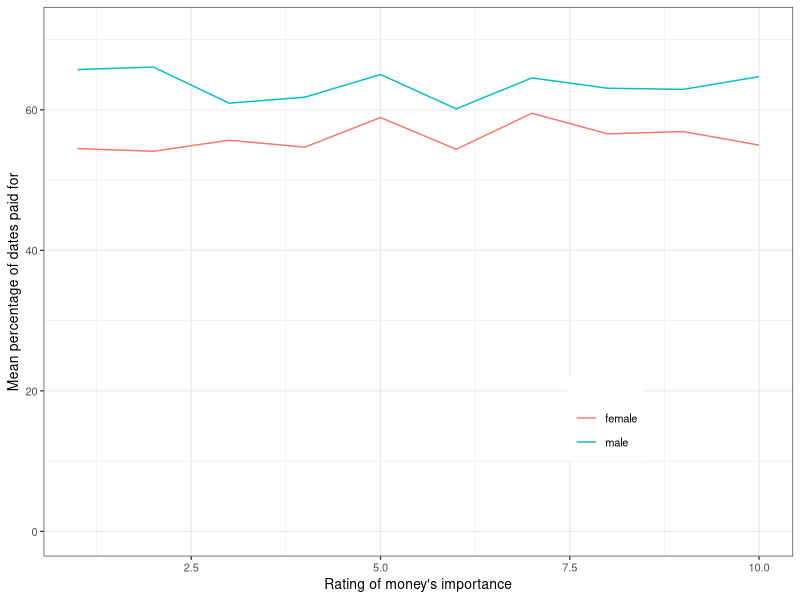

Recreate this plot in R. (Note: a time limit stopped this script after it produced the figure.)
## ----setup, echo = FALSE, results = "hide"-------------------------------
##allows to knit with errors for pedagogical purposes
knitr::opts_chunk$set(error = TRUE)

## ------------------------------------------------------------------------
# Create a vector filled with random values
# we want to use a loop to get the square of this vector
vector1 <- c(10, 20, 30, 40, 50)

# how to write a loop

vector.sq <- c()
# step 1, workshop the loop with a single data point
#for(i in 1:length(vector1)) {
  # 1st element of `vector11` squared into `1st`-th position of `vector.sq`
  vector.sq[1] <- vector1[1] * vector1[1]
#}

vector.sq

# then try again with another data point, imitating how the loop would cycle through the index
# step 2, workshop the loop with another data point
#for(i in 1:length(vector1)) {
  # 2nd element of `vector11` squared into `2nd' position of `vector.sq`
  vector.sq[2] <- vector1[2] * vector1[2]
#}

vector.sq

# notice how all the number that index where the number is is changing in a consistent fashion in the loop
# this ia a key characteristic of for loops

#putting it together with i in place of actual index

# Initialize results
vector.sq <- c()
for(i in 1:length(vector1)) {
  # i-th element of `vector11` squared into `i`-th position of `vector.sq`
  vector.sq[i] <- vector1[i] * vector1[i]
}

vector.sq

## ---- results = "hide", echo = FALSE, warning = FALSE, message = FALSE----
##set size-related parameters and load ANES data
##load anes data
library(magrittr)
library(dplyr)
library(purrr)
library(tibble)
setwd("~/Dropbox/MethodsCamp/2018/Programming Lectures/Day2Programming")
addh <- read.csv("addhealthlec1.csv")

##size
knitr::knit_hooks$set(mysize = function(before, options, envir) {
  if (before) 
    return(options$size)
})

## ---- mysize = TRUE, size = '\\scriptsize'-------------------------------
##how we would do manually
femdebt <-  length(unique(addh$love[addh$gender == "female" & 
                                      addh$debt == "yesdebt"]))
femdebt
femnodebt <- length(unique(addh$love[addh$gender == "female" &
                                       addh$debt == "nodebt"]))
femnodebt
maledebt <- length(unique(addh$love[addh$gender == "male" & 
                                      addh$debt == "yesdebt"]))
maledebt
malenodebt <- length(unique(addh$love[addh$gender == "male" &
                                        addh$debt == "nodebt"]))
malenodebt

## ---- mysize = TRUE, size = '\\scriptsize'-------------------------------
#focusing on two cases
femdebt <-  length(unique(addh$love[addh$gender == "female" & 
                                      addh$debt == "yesdebt"]))
maledebt <- length(unique(addh$love[addh$gender == "male" & 
                                      addh$debt == "yesdebt"]))

## ---- mysize = TRUE, size = '\\scriptsize'-------------------------------
# Our custom function!
# x here is our placeholder for things we want to function to take in
nunique <- function(x){
  length(unique(x))
  }

## ---- mysize = TRUE, size = '\\scriptsize'-------------------------------
# less efficient way to feed the function the appropriate vectors
nunique(x = addh$love[addh$gender == "female" & addh$debt == "nodebt"])
nunique(x = addh$love[addh$gender == "male" & addh$debt == "nodebt"])
# etc...

## ---- mysize = TRUE, size = '\\scriptsize'-------------------------------
# more efficient way to apply, specify name of function
Tapply.output <- tapply(addh$love, list(addh$gender, addh$debt),
                  mean) 

class(Tapply.output)
# include function directly in command
tapply(addh$love, list(addh$gender, addh$debt),
                  function(x){length(unique(x))}) 
# how we would do this in Tidyverse?
#tidyverse.output <- 
  
addh %>%
  split(list(.$gender, .$debt)) %>%
  map(~nunique(.$love))

# alternatively 
addh %>%
  plyr::dlply(c("gender", "debt")) %>%
  map(~nunique(.$love))

# or my favorite way 
addh %>%
  group_by(gender, debt) %>%
  summarise(unique.love.responses = nunique(love))


## ---- mysize = TRUE, size = '\\tiny'-------------------------------------
set.seed(1234)
sampmat <- matrix(NA, nrow = 15, ncol = 10)
# iterate through each row of the matrix
for(i in 1:nrow(sampmat)){
  # and fill it with a sample of size 10 from the data
  drawof10 <- sample(addh$money, size = 10, replace= FALSE)
  # note that because each i-th sample is filling a row,
  # we add that sample to the matrix by indexing the i-th row
  sampmat[i, ] <- drawof10
}
head(sampmat, 2) #object we want stored
head(drawof10, 2) #useless intermediate objects, could use remove() to clean

#remove(paycol)
## ---- mysize = TRUE, size = '\\scriptsize'-------------------------------
##extract relevant columns
addh2 <- addh[, c("age", "paypercent")]

##find the mean of the columns using apply
apply(addh2, MARGIN = 2, FUN = function(x){mean(x)})

mean(addh2$age)
mean(addh2$paypercent)
##could also subset directly inside the apply
##to do in one step
apply(addh[, c("age", "paypercent")], 2, function(x){mean(x)})

addh %>% 
  summarise(mean.age = mean(age), mean.paypercent = mean(paypercent))

##find the mean of the columns using colmeans
# short built in base R function for using tapply for means in array
colMeans(addh2)

## ---- mysize = TRUE, size = '\\scriptsize'-------------------------------
# create a logged pay percent and log income
loginclogpay <- apply(addh[, c("income", "paypercent")], c(1, 2), log)
# view the output of apply and check its class
head(loginclogpay, 3)
# Do this in Tidyverse
TV.loginclogpay <- addh %>% 
  select(income, paypercent) %>% 
  log 
head(TV.loginclogpay, 3)
# can append to your original dataset by cbind 
addh <- cbind(addh, TV.loginclogpay)

str(addh)
mean(addh$income)

## ---- echo = FALSE-------------------------------------------------------
##restrict data to with numeric variables
# sapply allows easy restriction of functions and result in a 1-d array 
addh$id <- as.character(addh$id)
addhnumeric <- addh[, sapply(addh, is.numeric)]

## ---- mysize = TRUE, size = '\\scriptsize'-------------------------------
##create normalize function
normalizefunc <- function(x){(x - mean(x))/sd(x)}

##apply normalize function to columns of dataframe restricted to
##numeric variables 
addhnormalized <- apply(addhnumeric, 2, normalizefunc)

##check that it worked by manually normalizing the age variable and comparing
addh$normage <- (addh$age - mean(addh$age))/sd(addh$age)
head(addh[, "normage"], 3)
head(addhnormalized[, "age"], 3)


## ---- mysize = TRUE, size = '\\scriptsize'-------------------------------
##could also do in one step
addhnormalized2 <- apply(addhnumeric, 2, function(x){x- mean(x)/sd(x)})
head(addhnormalized2)

# Now let's try in Tidyverse! With Purrr
TV.addhnorm <- addh %>% 
  map_if(is.numeric, ~normalizefunc(.)) %>% 
  as.data.frame 

head(TV.addhnorm[, "age"], 3)

## ---- mysize = TRUE, size = '\\scriptsize'-------------------------------
##use tapply to construct the matrix, index is like group_by
payresults <- tapply(addh$paypercent, 
                     INDEX = list(addh$money, addh$gender), 
                     FUN = mean)
head(payresults, 3)
# dyplr
addh<- addh[, c(-12, -13)] 
addh %>% 
  group_by(money, gender) %>% 
  summarize(pay.mean = mean(paypercent))

## ---- echo = FALSE, warning = FALSE, message = FALSE---------------------
library(tidyr)
library(ggplot2)
##convert to a data.frame to help with plotting
payresultsdf <- as.data.frame(payresults)

##add a variable to pay results indicating that the
##row index corresponds to the rating of money's importance
payresultsdf$moneyrate <- as.numeric(rownames(payresults))

# step one: reshuffle data so that we have a variable indicating gender
# will learn in data cleaning day more about conversion between 
# long and wide form data on day 3 using tidyr
library(tidyr)
payresultslong <- gather(payresultsdf, variable, value, -moneyrate)

## ---- mysize = TRUE, size = '\\tiny', fig.width = 4.5, fig.height = 2.5, echo = FALSE----
##plot (intermediate steps in .rmd file and will be covered more on 
## data cleaning day)
ggplot(payresultslong, aes(x = moneyrate, y = value, 
  group = variable, color = variable)) +
  geom_line() +
  ylim(0, max(payresultslong$value)+5)  +
  theme_bw(base_size = 10) +
  theme(legend.position = c(0.75, 0.25)) +
  xlab("Rating of money's importance") +
  ylab("Mean percentage of dates paid for") +
  labs(color = "")

## ---- mysize = TRUE, size = '\\scriptsize'-------------------------------
# initialize empty vector, though generally preallocate memory if possible
agecoef <- c()

agecoef.good <- rep(NA, 3050)

# alternative vector creation 
# agecoef <- rep(NA, nrow(addh))
# iterate through each observation in the data, 
for(i in 1:nrow(addh)){
  # removing one observation at a time
  dataminus1 <- addh[-i, ]
  # feed this modified data into a regression func
  regminus1 <- lm(money ~ age,
                  data = dataminus1)
  # save the regression output coefficient for age
  agecoefsingle <- coef(regminus1)["age"]
  # append the output coef into our empty vector at the end 
  # agecoef <- c(agecoef, agecoefsingle)
  # alternative way to save loop output
  agecoef.good[i] <- agecoefsingle
}


## ---- mysize = TRUE, size = '\\scriptsize'-------------------------------
# make a function called leaveoneout.moregeneral that takes i, 
# data, formula, coeftoextract, and vectofill parameters
leaveoneout.moregeneral <- function(i, data, formula,
                                    coeftoextract,
                                    vectofill){
  # remove data points 1 at a time, indexed by i 
  dataminus1 <- data[-i, ]
  # run regression with this data 
  regminus1 <- lm(formula = formula,
                  data = dataminus1) 
  coefsingle <- coef(regminus1)[coeftoextract] 
  vectofill <- c(vectofill, coefsingle) 
  return(vectofill)
}

## ---- mysize = TRUE, size = '\\scriptsize'-------------------------------
# define i vector to iterate over
i <- 1:nrow(addh)
# use sapply to apply the function to i, and also feed it the other inputs
agecoefs.func.output <- sapply(i, 
        FUN = leaveoneout.moregeneral, 
      # define data as the data we want to feed it
        data = addh,
      # define what formula we want to feed into lm
       formula = money ~ age, coeftoextract = "age",
      # and store result in a vector;
       vectofill = c()) 


str(agecoefs.func.output)


## ---- echo = FALSE, results = "hide"-------------------------------------
#getting name of factor variable coefficients
lm(money ~ gender, data = addh)
lm(money ~ debt, data = addh)
table(addh$debt) #see it removed first level as reference 
#category and pasted variable name onto second level

## ---- mysize = TRUE, size = '\\scriptsize'-------------------------------
#look at gender controlling for age and debt status
coefsgender <- sapply(i, 
        leaveoneout.moregeneral, 
        data = addh,
       formula = money ~ gender + age + debt, 
       coeftoextract = "gendermale",
       vectofill = c())
head(coefsgender)

#look at debt status controlling for income
coefsdebt <- sapply(i, 
        leaveoneout.moregeneral, 
        data = addh,
       formula = money ~ debt + income, 
       coeftoextract = "debtyesdebt",
       vectofill = c())
head(coefsdebt)

## ---- eval = T, mysize = TRUE, size = '\\scriptsize'---------------------
# to do with the for loop, we would have had to
# rewrite the entire loop each time we changed
# what variables we wanted to look at
for(i in 1:nrow(addh)){
  dataminus1 <- addh[-i, ]
  # involves changing formula and coef to extract inside coefficient
  regminus1 <- lm(money ~ gender,
                  data = dataminus1)
  agecoefsingle <- coef(regminus1)["gendermale"]
  agecoef <- c(agecoef, agecoefsingle)
}



# repeat again
for(i in 1:nrow(addh)){
  dataminus1 <- addh[-i, ]
  regminus1 <- lm(money ~ gender,
                  data = dataminus1)
  agecoefsingle <- coef(regminus1)["debtyesdebt"]
  agecoef <- c(agecoef, agecoefsingle)
}

## ---- echo = FALSE, message = FALSE, warning = FALSE, results = "hide"----
anesdf <- read.csv("anespilot16.csv")

## ---- mysize = TRUE, size= '\\scriptsize'--------------------------------
i <- 1:nrow(anesdf)
freetradecoefs <- sapply(i, leaveoneout.moregeneral, 
        data = anesdf,
       formula = fttrump ~ freetrade, 
       coeftoextract = "freetrade",
       vectofill = c()) 
head(freetradecoefs)

## ---- mysize = TRUE, size = '\\scriptsize', results = "hide"-------------
# example of mapply to use t.tests to compare responses
# about what's important for relationship for two different factor variables
grouping <- rep(c("debt", "gender"), each = 3)
outcome <- c("love", "nocheating", "money")

custom.t <- function(x, y){
  formula <- as.formula(paste(y, x, sep = "~"))
  lm(formula, data = addh)
}


mapply(custom.t, x = grouping, y = outcome)["coefficients",]

## ---- mysize = TRUE, size = '\\scriptsize', echo = FALSE-----------------
##example of mapply to use t.tests to compare responses
##about what's important for relationship between two sets of groups
grouping <- rep(c("debt", "gender"), each = 3)
outcome <- c("love", "nocheating", "money")
custom.t <- function(x, y){
  formula <- as.formula(paste(y, x, sep = "~"))
  summary(lm(formula, data = addh))
}
# if we don't loop with mapply, default is the first elements
custom.t(x=grouping, y=outcome)
mapply(custom.t, x = grouping, y = outcome)

## ---- mysize = TRUE, size = '\\scriptsize'-------------------------------
##bind into a list
listacs <- list(acs1, acs2, acs3, acs4)

##use do.call with the list to bind into a data.frame
acsallyears <- do.call(rbind.data.frame, listacs)
head(acsallyears, 3); tail(acsallyears, 3)
dim(acsallyears)

## ---- mysize = TRUE, size= '\\scriptsize'--------------------------------
# code a function for vector cross products
# Compute generalized cross product by taking the determinant of sub-matricies
xprod <- function(x, y) {
  args <- list(x, y)
  len <- unique(sapply(args, FUN=length))
  m <- do.call(rbind, args)
  
  sapply(seq(len),
         FUN=function(i) {
           det(m[,-i,drop=FALSE]) * (-1)^(i+1)
         })
}
x <- c(2,3, 5)
y <- c(4, 10, 10)
xprod(x, y)

#check that it's done correctly b/c [sum of (cross product * vector) should be 0]
crossprod <- xprod(x, y)
sum(x * crossprod) # should be 0 or close to 0 due to rounding
sum(y * crossprod)

# a quick example for transforming skewed data like income
IHS <- function(x) {
  log(x + (x^2 + 1)^(0.5))}

IHS.income <- IHS(addh$income)
hist(IHS.income)
hist(addh$income)
hist(addh$logincome)
